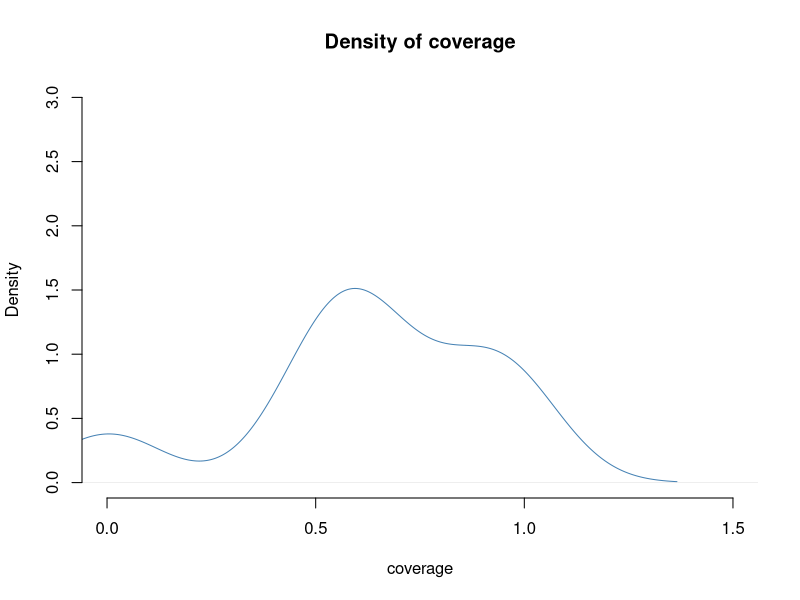
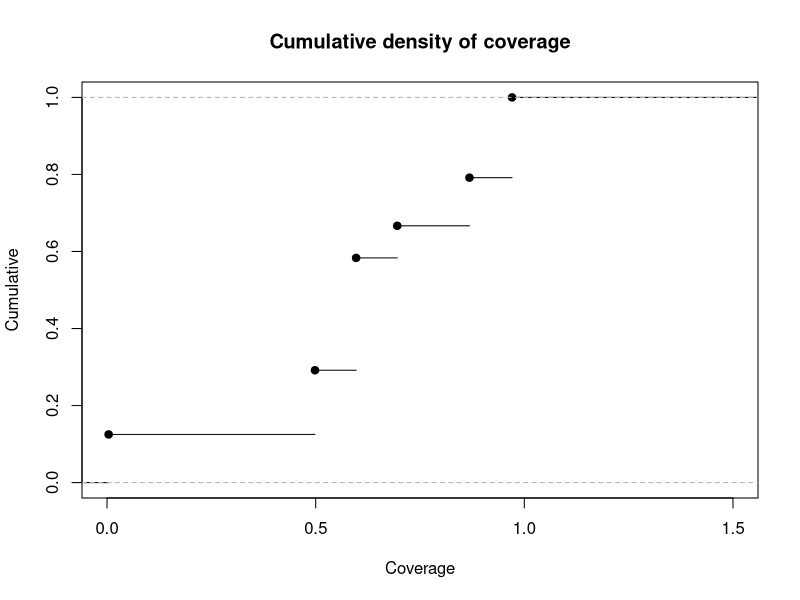
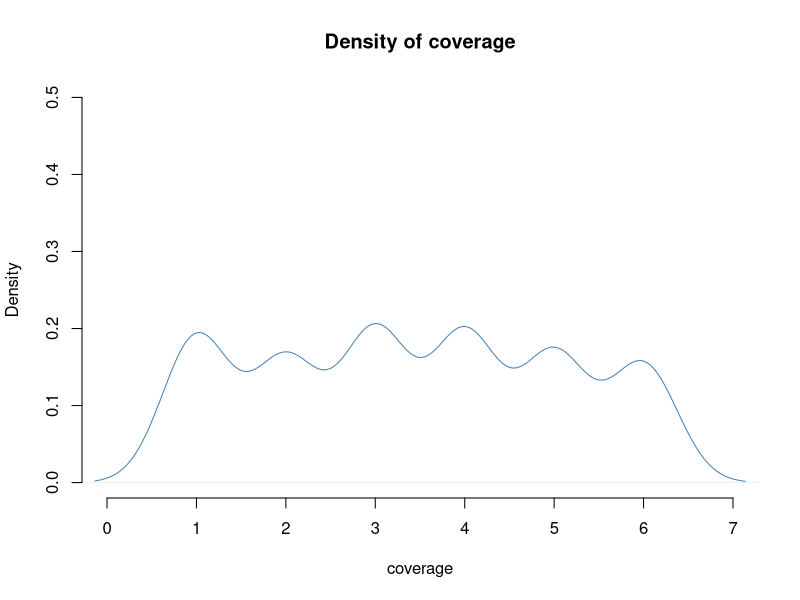
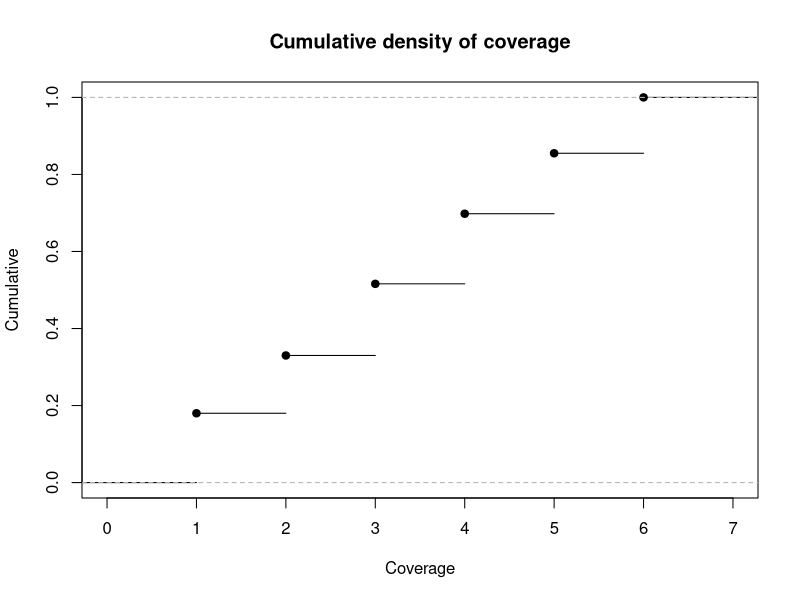

Reproduce these figures in R, in order. (Note: this script raises an error after producing the figures.)

#input the seq and mutation
seq0 <- c(1,2,3,4)
mutation0 <- c(0,0,10,10)


#input the distance matrix
c1 <- c(0,20,5,7)
c2 <- c(20,0,3,6)
c3 <- c(5,3,0,1)
c4 <- c(7,6,1,0)
distance0 <- rbind(c1,c2,c3,c4)


#calculate the WAP
#1,3,4
m1=0
m3=10
m4=10

n1=m1^3/(2^3+m1^3)
n3=m3^3/(2^3+m3^3)
n4=m4^3/(2^3+m4^3)


d13=distance0[1,3]
d14=distance0[1,4]
d34=distance0[3,4]


#constant
t=6

#calculate wap for each pair
wap13=n1*n3*exp(-d13^2/2/t^2)
wap14=n1*n4*exp(-d14^2/2/t^2)
wap34=n3*n4*exp(-d34^2/2/t^2)

wap = wap13+wap14+wap34


getWAP <- function(d0){
  #d0, a vector contains the distance
  t=6
  #calculate wap for each pair
  wap13=n1*n3*exp(-d0[1]^2/2/t^2)
  wap14=n1*n4*exp(-d0[2]^2/2/t^2)
  wap34=n3*n4*exp(-d0[3]^2/2/t^2)
  wap = wap13+wap14+wap34
  return(wap)
}




#change the postion of mutation while keep the mutation number in each postion
n <- 24
wap_sample <- list()
for (i in 1:n){
  sample0 <- sample(seq0, 3, replace = FALSE, prob = NULL)
  print(sample0)
  combine0 <- combn(sample0, 2) #get the random combine of the postions with mutation
  ss <- vector()
  for (j in 1:ncol(combine0)){
    ss[j] = distance0[combine0[,j][1],combine0[,j][2]] # get the ditance based on the index
  }
  
  wap_sample[[i]] <-getWAP(ss)
  
  }


#calculate the p value
wap_dis <- unlist(wap_sample)
min(wap_dis)
max(wap_dis)


plot(density(wap_dis), frame = FALSE, col = "steelblue",
     main = "Density of coverage",
     xlim=c(0, 1.5),
     ylim=c(0,3),
     xlab="coverage",
     ylab="Density")


plot(ecdf(wap_dis),
     main = "Cumulative density of coverage",
     xlim=c(0, 1.5),
     ylim=c(0,1),
     xlab="Coverage",
     ylab="Cumulative")

n <- 1000
seq0 <- c(1,2,3,4,5,6)
wap_sample <- list()
for (i in 1:n){
  sample0 <- sample(seq0, 1, replace = FALSE, prob = NULL)
  wap_sample[[i]] <-  sample0
}
wap_dis <- unlist(wap_sample)

plot(density(wap_dis), frame = FALSE, col = "steelblue",
     main = "Density of coverage",
     xlim=c(0, 7),
     ylim=c(0,0.5),
     xlab="coverage",
     ylab="Density")


plot(ecdf(wap_dis),
     main = "Cumulative density of coverage",
     xlim=c(0, 7),
     ylim=c(0,1),
     xlab="Coverage",
     ylab="Cumulative")


#  A C  5
#  A C  5
#  A B  7
#  C B  8
#  E D  0
#  A A  4
S1 <- c('A','A','A','C','E','A')
S2 <- c('C','C','B','B','D','A')
S3 <- c(5,5,7,8,0,4)

links <- data_frame(from = S1, to = S2, weight = S3)
g <- graph_from_data_frame(d = links, directed = FALSE)
plot(g)
  # library(networkD3)
  # simpleNetwork(links, fontSize = 18, opacity = 1, zoom = TRUE,fontFamily = "sans-serif")
  # split the graph into subgraph and get the unique cluster
  # calculate the closeness centrality for each clust
dg <- decompose.graph(g)
detail_mutant_position0 <- list()
position_combine <- vector()
for (i in seq_along(dg)) {
    clust2 <- dg[[i]][1]
    detail_mutant_position0[[i]] <- names(clust2)
    position_combine[i] <- paste0(names(clust2), collapse = ";")
  }
  
  
closeness0 <- list()
cluster_closeness <- vector()
max_closeness <- vector()
dg <- decompose.graph(g)




#how to calculate the closeness residual
closeness.residual = function (graph, vids = V(graph), mode = c("all", "out", "in"), 
          weights = NULL) 
{
  .cs.checkPreconditions(graph)
  vids <- .cs.as.igraph.vs(graph, vids)
  res <- double()
  sp <- shortest.paths(graph, v = V(graph), mode = mode[1], 
                       weights = weights)
  for (v in V(graph)[vids]) {
    res <- append(res, sum(1/(2^sp[v, ])))
  }
  if (getIgraphOpt("add.vertex.names") && is.named(graph)) {
    names(res) <- V(graph)$name[vids]
  }
  res
}


g <- graph(c(1,2,2,3,3,4,4,2))
plot(g)
closeness.residual(g,mode = 'all')

g <- graph(c(1,2,2,3,3,4,4,2,2,5,2,6,7,8))
plot(g)
closeness.residual(g)
sp <- shortest.paths(g, v = V(g))
sp[1,]

g <- graph(c('A','B','A','E'))
weight0 <- c(10,2)

plot(g)
closeness.residual(g, weights = weight0)
sp <- shortest.paths(g, v = V(g), weights = weight0)
sp[1,]
1+1/(2^10)+1/(2^2)


###change DNA into protein
?translate
toycds <- s2c("tctgagcaaataaatcgg")
translate(seq = toycds) # should be c("S", "E", "Q", "I", "N", "R")


